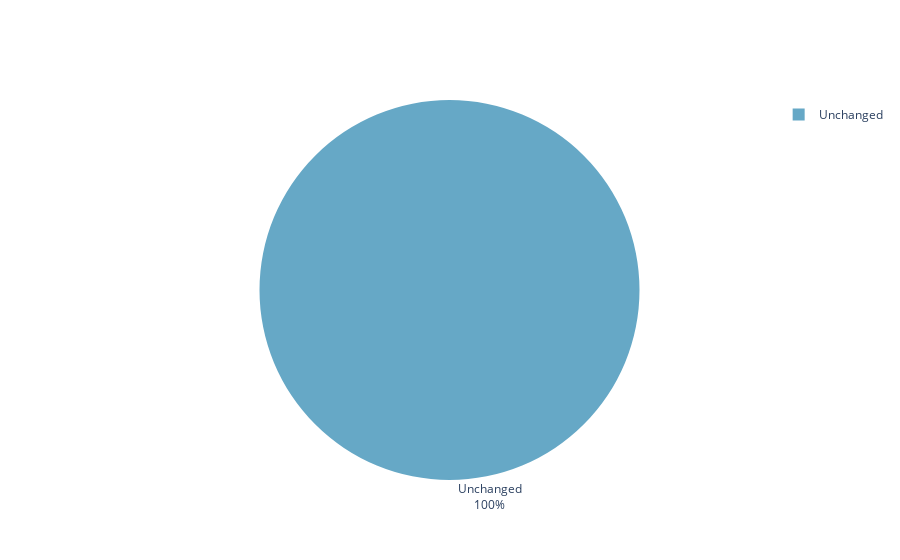
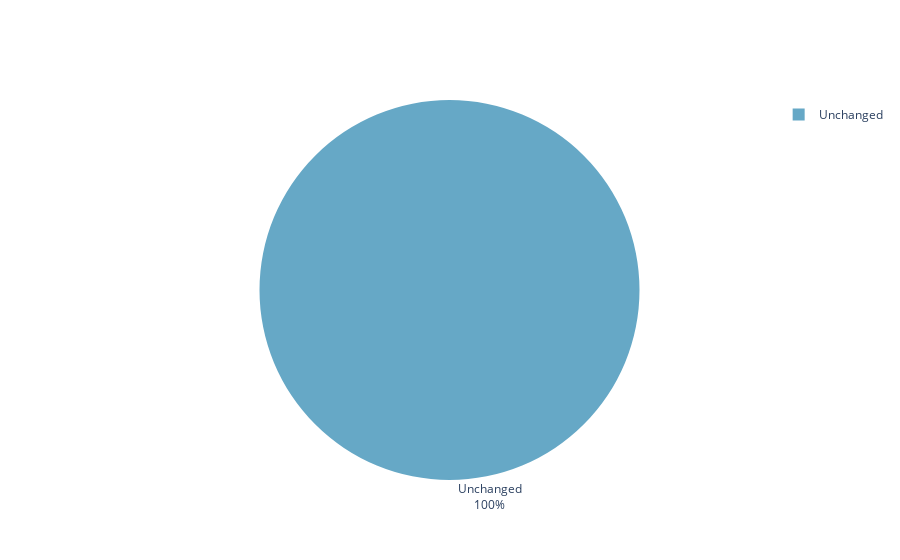

The notebook cell saved with these charts, in order:
### Code cell
# only trips that exist in the base run will be output
# looping thru name_dict will not find cases where the base value for purpose or category is nan in the outer join
for key, value in name_dict.items():
    df_purp = df.loc[(df.tour_category_base == "non_mandatory") & (df.primary_purpose_base == key)]
    if len(df_purp) == 0:
        continue 
        
    print(f"#### {value}")
    df_purp_cases = df_purp.Case.value_counts()
    print(str(df_purp_cases).replace("\n","<br>"))
    
    fig = vh.create_pie_chart(df_purp_cases.to_frame().sort_index(),["count"])
    
    fig.show()
    display(Markdown(" "))

### Figure 1 — Plotly figure (JSON) as saved in the notebook; plotly's stock layout.template omitted (floating-point values rounded to 4 significant figures)
{"data": [{"automargin": true, "hoverinfo": "value", "labels": ["Unchanged"], "marker": {"colors": ["#66A8C6"]}, "textinfo": "label+percent", "textposition": "outside", "type": "pie", "values": [8]}], "layout": {}}

### Figure 2 — Plotly figure (JSON) as saved in the notebook; plotly's stock layout.template omitted (floating-point values rounded to 4 significant figures)
{"data": [{"automargin": true, "hoverinfo": "value", "labels": ["Unchanged"], "marker": {"colors": ["#66A8C6"]}, "textinfo": "label+percent", "textposition": "outside", "type": "pie", "values": [4]}], "layout": {}}
